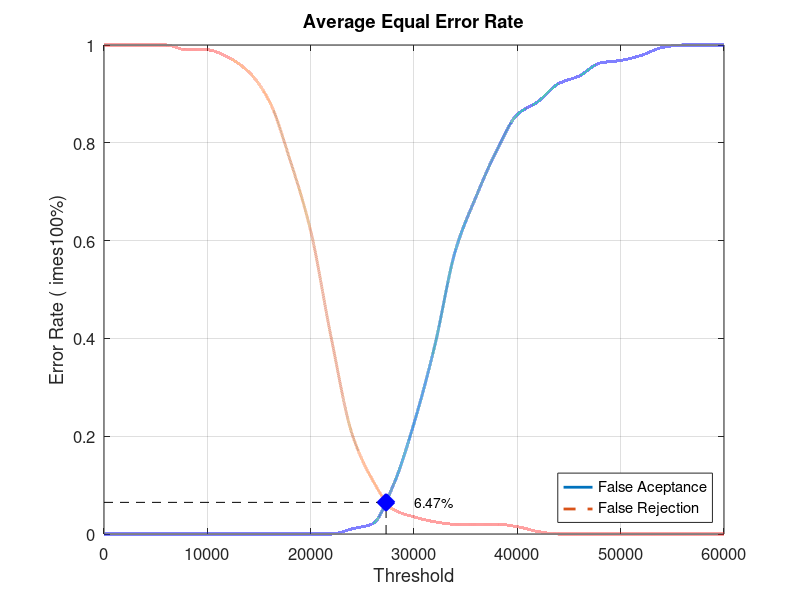
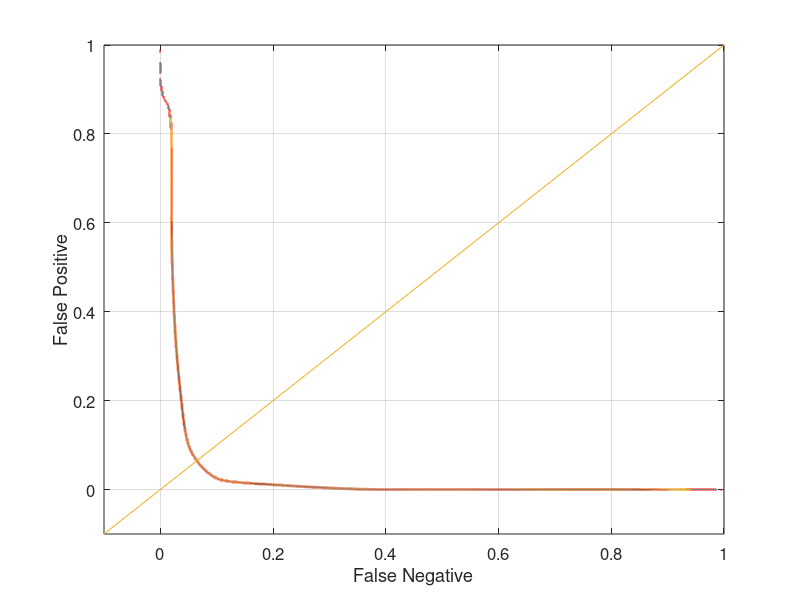

Here is the MATLAB script that generated these plots, in order:
close all;
clear;
clc;
x = 0:2000:60000;
xq = 0:0.5:60000;

y0 = [0 0 0 0 0 0 0 0 0 0 0 0 0.0105263 0.0210526 0.1 0.226316 0.384211 0.578947 0.689474 0.784211 0.857895 0.884211 0.921053 0.936842 0.963158 0.968421 0.978947 0.994737 1 1 1]
yy0 = interp1(x, y0, xq, 'pchip');
y1 = [1 1 1 1 0.99 0.99 0.975 0.945 0.885 0.765 0.62 0.4 0.205 0.11 0.05 0.035 0.025 0.02 0.02 0.02 0.015 0.005 0 0 0 0 0 0 0 0 0]
yy1 = interp1(x, y1, xq, 'pchip');

% Calculating EER: 
y2 = abs(y0 - y1);
find(y2 == min(y2))
yy2 = abs(yy0 - yy1);
xEER = find(yy2 == min(yy2));
xEERIndex = xq(xEER) % X-axis EER
yEER = yy0(xEER) % Y-axis EER

main = figure
plot(xq, yy0,'-','LineWidth', 2);	hold on
plot(xq, yy1,'--','LineWidth', 2);	hold on
plot([xEERIndex xEERIndex], [0 yEER], 'k--');	hold on
plot([0 xEERIndex], [yEER yEER], 'k--');	hold on
plot(xEERIndex, yEER, 'bx', 'LineWidth', 10);	hold on
text(xEERIndex + 10 * xEERIndex / 100, yEER, [num2str(round((10000 * yEER)) / 100) '%'])
legend('False Aceptance', 'False Rejection', 'Location', 'SouthEast')
xlabel('Threshold')
ylabel('Error Rate (	imes100%)')
title('Average Equal Error Rate')
set(gca, 'FontSize', 12)
axis([0 60000 0 1])
grid on

print(main, 'Database3_4Main', '-dpng');
FNRxFPR = figure('Color', [1 1 1]);
plot(yy1, yy0, '-', yy1, yy0, 'LineWidth', 2);
hold on
y = -0.1:0.1:1
plot(y, y); 
set(gca, 'FontSize', 12)
xlabel('False Negative')
ylabel('False Positive')
axis([-0.1 1 -0.1 1])
set(gca, 'FontSize', 12)
grid on

print(FNRxFPR, 'Database3_4FNRxFPR','-dpng');
